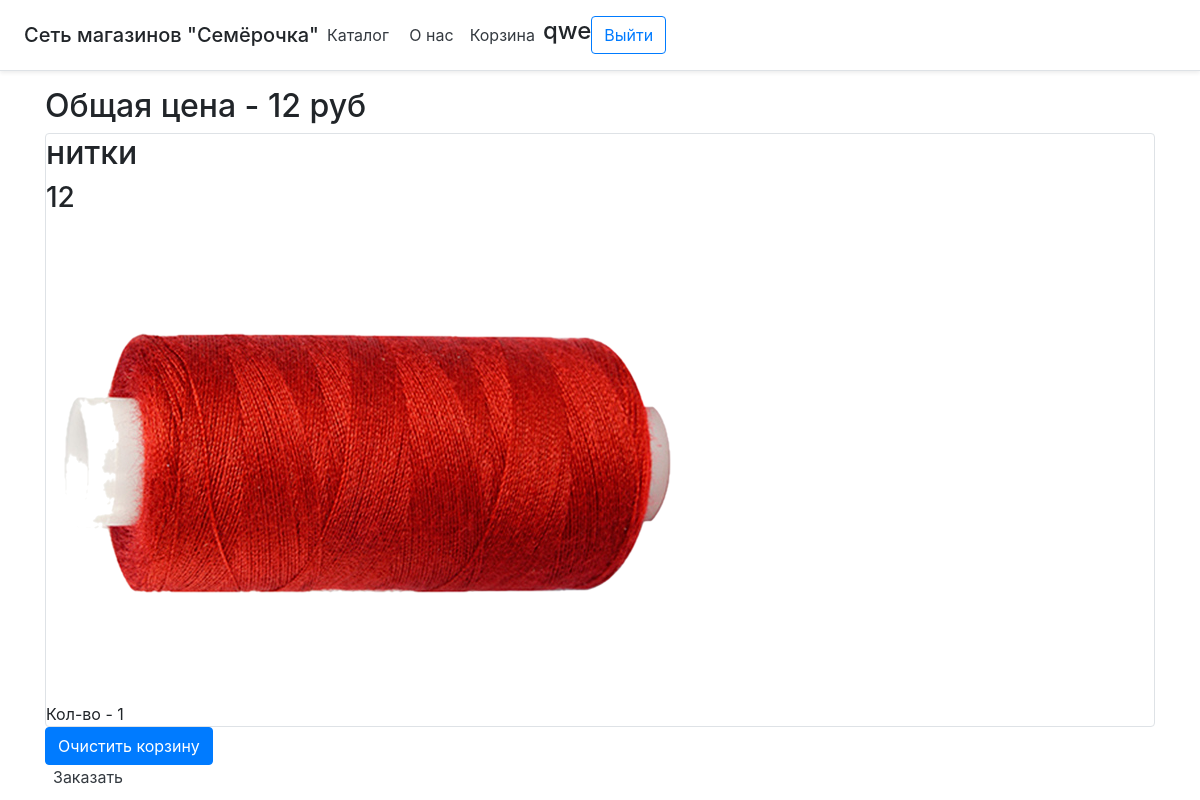
/goodstobuy (signed in), run on an earlier commit of the app's database.
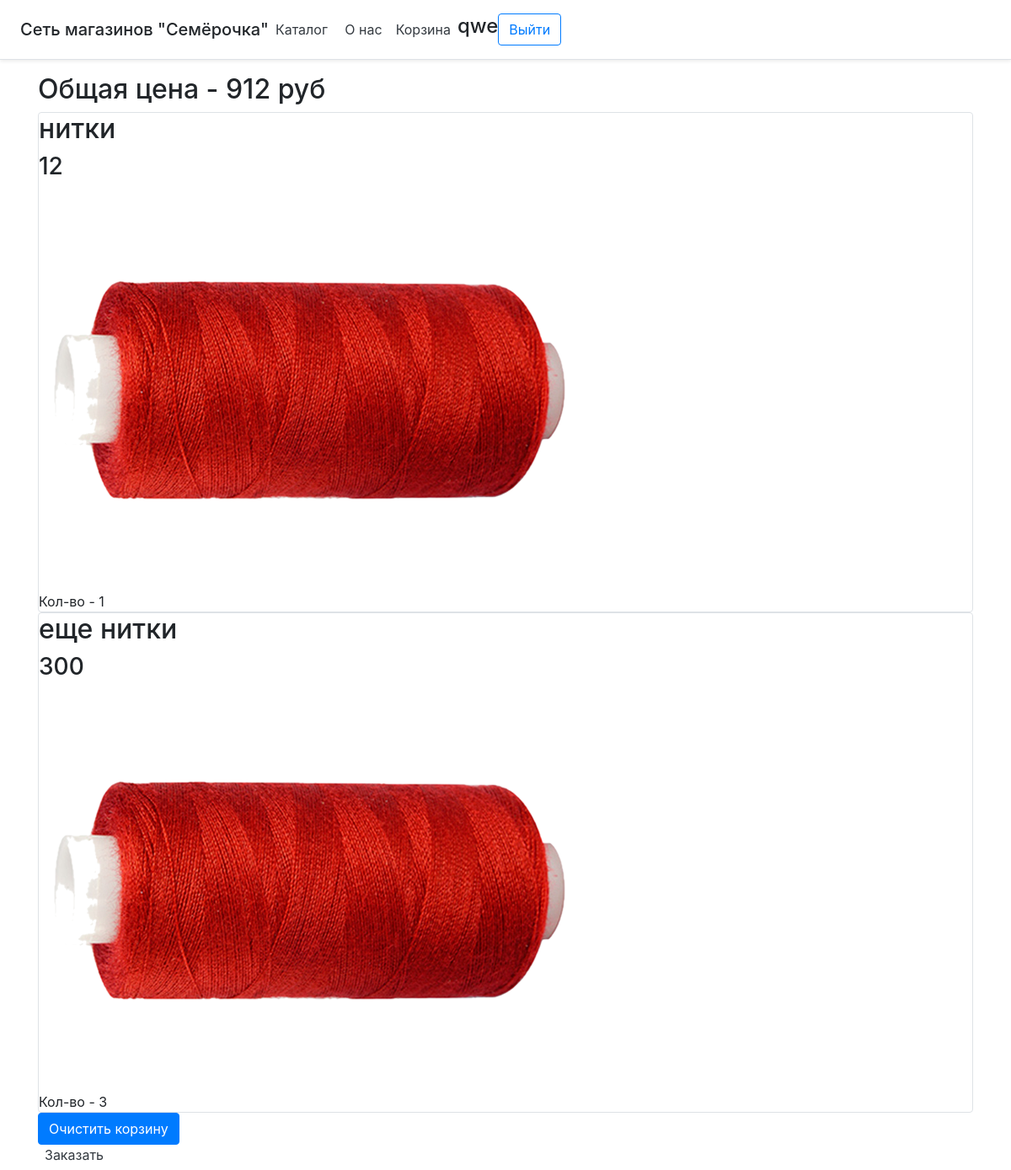
And on a later commit of the database.
### data/users.py (models this page shows, shortened)
class User(SqlAlchemyBase, UserMixin):
    __tablename__ = 'users'
    id = sqlalchemy.Column(sqlalchemy.Integer,
                           primary_key=True, autoincrement=True)
    name = sqlalchemy.Column(sqlalchemy.String, nullable=True)
    about = sqlalchemy.Column(sqlalchemy.String, nullable=True)
    email = sqlalchemy.Column(sqlalchemy.String,
                              index=True, unique=True, nullable=True)
    hashed_password = sqlalchemy.Column(sqlalchemy.String, nullable=True)
    created_date = sqlalchemy.Column(sqlalchemy.DateTime,
                                     default=datetime.datetime.now)
    goodstobuy = orm.relation("Goodstobuy", back_populates='user')

### data/goodtobuy.py (models this page shows)
class Goodstobuy(SqlAlchemyBase):
    __tablename__ = 'goodstobuy'
    id = sqlalchemy.Column(sqlalchemy.Integer,
                           primary_key=True, autoincrement=True)
    name_customer = sqlalchemy.Column(sqlalchemy.Integer, sqlalchemy.ForeignKey("users.name"))
    user = orm.relation('User')
    name_good = sqlalchemy.Column(sqlalchemy.Integer, sqlalchemy.ForeignKey("goods.name"))
    good = orm.relation('Good')
    amount = sqlalchemy.Column(sqlalchemy.Integer)

### data/goods.py (models this page shows)
class Good(SqlAlchemyBase):
    __tablename__ = 'goods'
    id = sqlalchemy.Column(sqlalchemy.Integer,
                           primary_key=True, autoincrement=True)
    name = sqlalchemy.Column(sqlalchemy.String, nullable=True)
    price = sqlalchemy.Column(sqlalchemy.Integer)
    rating = sqlalchemy.Column(sqlalchemy.Float)
    count_rating = sqlalchemy.Column(sqlalchemy.Integer)
    amount = sqlalchemy.Column(sqlalchemy.Integer)
    picture = sqlalchemy.Column(sqlalchemy.String)
    goodstobuy = orm.relation("Goodstobuy", back_populates='good')

### main.py (the view)
@app.route('/goodstobuy', methods=['POST', 'GET'])
@login_required
def goodtobuy():
    db_sess = db_session.create_session()
    goods = db_sess.query(Goodstobuy).filter(Goodstobuy.name_customer == current_user.name)
    sm = 0
    if request.method == 'POST':
        for el in goods:
            db_sess.delete(el)
        db_sess.commit()
        goods = []
    for el in goods:
        sm += el.good.price * el.amount
    return render_template('goodstobuy.html', price=sm, goods=goods)

### data/db_session.py (called while the page is built)
def create_session() -> Session:
    global __factory
    return __factory()

### main.py (called while the page is built)
@login_manager.user_loader
def load_user(user_id):
    db_sess = db_session.create_session()
    return db_sess.query(User).get(user_id)

### templates/goodstobuy.html
{% extends "base.html" %}
{% block content %}
<h2>Общая цена - {{price}} руб</h2>
{% for item in goods%}
<div class="col-md6 border rounded">
    <h2>{{item.good.name}}</h2>
    <h3>{{item.good.price}}</h3>
    <img src={{item.good.picture}} alt="здесь должна была быть картинка, но не нашлась">
    <div>
        Кол-во - {{item.amount}}
    </div>
</div>
{% endfor %}
<form class="login_form" method="post">
    <button type="submit" class="btn btn-primary">Очистить корзину</button>
</form>
<a class="p-2 text-dark cc_pointer" href="/pay">Заказать</a>
{% endblock %}

### templates/base.html (shortened to what this page needs)
<!DOCTYPE html>
<html lang="en">
<head>
    <link rel="stylesheet" href="https://stackpath.bootstrapcdn.com/bootstrap/4.4.1/css/bootstrap.min.css"
>
</head>
<body>
<header class="d-flex flex-column flex-md-row align-items-center p-3 px-md-4 mb-3 bg-body border-bottom shadow-sm cc_cursor">
    <p class="h5 my-0 me-md-auto fw-normal">Сеть магазинов "Семёрочка"</p>
    <nav class="my-2 my-md-0 me-md-3">
        <a class="p-2 text-dark" href="/catalog">Каталог</a>
        <a class="p-2 text-dark" href="/about">О нас</a>
    </nav>
    <nav class="my-2 my-md-0 me-md-3" style="align-right">
        <a class="p-2 text-dark cc_pointer"  href="/goodstobuy">Корзина</a>
    </nav>
    {% if current_user.is_authenticated %}
    <p>
        <h4>{{current_user.name}}</h4>
        <a class="btn btn-outline-primary" href="/logout">Выйти</a>
    </p>
    {% else %}
    <p>
        <a class="btn btn-outline-primary" href="/login">Войти</a>
        <a class="btn btn-outline-primary" href="/register">Зарегистрироваться</a>
    </p>
    {% endif %}
</header>
<main role="main" class="container">
    {% block content %}{% endblock %}
</main>
</body>
</html>

What changed in the data, as far as the page shows it:
added Goodstobuy: good.name "еще нитки", good.price "300", good.picture (picture), amount "3"
Also different on the page:
{{ price }}: "12" → "912"
